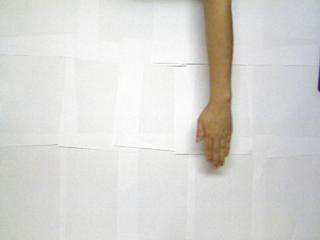
#> input picture frame 26 of sample1.avi, 320 x 240 px
$ python main.py   (older library calls are emulated)
#> lines starting #> are read from the running program, lines starting #| are printed output that depends on the picture; after the words box and inside, x2 and y2 are one past the last pixel; in counts of white or black regions, pixels touching at a corner belong together
### morfology.py
import cv2
import numpy as np

class Morfology:
    def __init__(self, is_debug):
        self.is_debug = is_debug

    def draw(self, name, image):
        if (self.is_debug):
            cv2.imshow(name, image)

    def binarize(self, image):
        blur = cv2.GaussianBlur(image, (5, 5), 0)
        rect, th1 = cv2.threshold(blur, 160, 255, cv2.THRESH_BINARY)
        cv2.imshow('Binary', th1)
        return th1

    def opening(self, img):
        img = self.binarize(img)
        kernel = np.ones((5, 5), np.uint8)
        return  cv2.morphologyEx(img, cv2.MORPH_OPEN, kernel)

    def closing(self, img):
        img = self.binarize(img)
        kernel = np.ones((5, 5), np.uint8)
        return  cv2.morphologyEx(img, cv2.MORPH_CLOSE, kernel)

    def erode(self, img):
        img = self.binarize(img)
        element = cv2.getStructuringElement(cv2.MORPH_CROSS, (3, 3))
        return cv2.erode(img, element, iterations=5)

    def dilate(self, img):
        img = self.binarize(img)
        element = cv2.getStructuringElement(cv2.MORPH_CROSS, (3, 3))
        return cv2.dilate(img, element, iterations=5)

    def hitnmiss(self, img):
        img = self.binarize(img)
        junction1 = np.array([[0, 1, 0], [-1, 1, 1], [-1, -1, 0]])
        r1 = cv2.morphologyEx(img, cv2.MORPH_HITMISS, junction1)
        cv2.imshow("Junction 1", r1)

        junction2 = np.array([[0, 1, 0], [1, 1, -1], [0, -1, -1]])
        r2 = cv2.morphologyEx(img, cv2.MORPH_HITMISS, junction2)
        cv2.imshow("Junction 2", r2)

        junction3 = np.array([[0, -1, -1], [1, 1, -1], [0, 1, 0]])
        r3 = cv2.morphologyEx(img, cv2.MORPH_HITMISS, junction3)
        cv2.imshow("Junction 3", r3)

        junction4 = np.array([[-1, -1, 0], [-1, 1, 1], [0, 1, 0]])
        r4 = cv2.morphologyEx(img, cv2.MORPH_HITMISS, junction4)
        cv2.imshow("Junction 4", r4)

        j12 = cv2.bitwise_or(r1, r2)
        j34 = cv2.bitwise_or(r3, r4)
        return cv2.bitwise_or(j12, j34)

    # [17 lines left out: function conex_hull_image, not called in this run]

    def flood(self, img):
        #img = self.binarize(img)
        mask = np.zeros((len(img)+2, len(img[0])+2),np.uint8)
        seed = (100, 100)
        cv2.floodFill(img, mask, seed, (255, 255, 255), 100, 100, cv2.FLOODFILL_FIXED_RANGE)
        return cv2.circle(img, seed, 2, (0, 0, 255), -1)

    def extract_boundry(self, img):
        gray = cv2.GaussianBlur(img, (5, 5), 0)

        thresh = self.binarize(gray)
        thresh = cv2.erode(thresh, None, iterations=2)
        thresh = cv2.dilate(thresh, None, iterations=2)

        result, contours, hierarchy = cv2.findContours(thresh, cv2.RETR_LIST, cv2.CHAIN_APPROX_NONE)

        cv2.drawContours(img, contours, -1, (0, 255, 0), 3)

        return img

    # [10 lines left out: function components_connected, not called in this run]

    def skeleton(self, img):
        blur = cv2.GaussianBlur(img, (5, 5), 0)
        rect, img = cv2.threshold(blur, 160, 255, cv2.THRESH_BINARY_INV)
        size = np.size(img)
        element = cv2.getStructuringElement(cv2.MORPH_CROSS, (3, 3))
        skel = np.zeros(img.shape, np.uint8)
        done = False

        while not done:
            eroded = cv2.erode(img, element)
            temp = cv2.dilate(eroded, element)
            temp = cv2.subtract(img, temp)
            skel = cv2.bitwise_or(skel, temp)
            img = eroded.copy()

            zeros = size - cv2.countNonZero(img)
            if zeros == size:
                done = True

        return skel

    def thinkness(self, img):
        bw = self.binarize(img)
        return cv2.bitwise_or(bw, self.hitnmiss(img))

    # [13 lines left out: function thinkness10, not called in this run]

    def thinning(self, img):
        bw = self.binarize(img)
        return cv2.bitwise_and(bw, cv2.bitwise_not(self.hitnmiss(img)))

    def thinning10(self, img):
        bw = self.binarize(img)
        res1 =  cv2.bitwise_and(bw, cv2.bitwise_not(self.hitnmiss(img)))
        res2 = cv2.bitwise_and(bw, res1)
        res3 = cv2.bitwise_and(bw, res2)
        res4 = cv2.bitwise_and(bw, res3)
        res5 = cv2.bitwise_and(bw, res4)
        res6 = cv2.bitwise_and(bw, res5)
        res7 = cv2.bitwise_and(bw, res6)
        res8 = cv2.bitwise_and(bw, res7)
        res9 = cv2.bitwise_and(bw, res8)
        res10 = cv2.bitwise_and(bw, res9)
        return cv2.bitwise_and(bw, res10)

    def top_hat(self, img):
        element = np.ones((5, 5), np.uint8)
        return cv2.morphologyEx(img, cv2.MORPH_TOPHAT, element)

    def black_hat(self, img):
        element = np.ones((5,5),np.uint8)
        return cv2.morphologyEx(img, cv2.MORPH_BLACKHAT, element)

    def gradient(self, img):
        element = np.ones((5,5),np.uint8)
        return cv2.morphologyEx(img, cv2.MORPH_GRADIENT, element)

### main.py
import numpy as np
import cv2
from morfology import Morfology
import time

DEBUG = False

face_cascade = cv2.CascadeClassifier('/usr/local/share/OpenCV/haarcascades/haarcascade_frontalface_default.xml')
eye_cascade = cv2.CascadeClassifier('/usr/local/share/OpenCV/haarcascades/haarcascade_eye.xml')

def findFace(gray):
    faces = face_cascade.detectMultiScale(gray, scaleFactor=1.1, minNeighbors=5, minSize=(30, 30))
    # bw = prepare(gray)
    # ret, bw = cv2.threshold(gray, 127, 255, 0)
    # result = m.flood(bw)

    for (x, y, w, h) in faces:
        gray = gray[y:y + w, x:x + h]
        gray = cv2.rectangle(gray, (x, y), (x + w, y + h), (255, 0, 0), 2)
        if len(gray) > 10:
            return gray


def init():
    #cap = cv2.VideoCapture(0)
    cap = cv2.VideoCapture('sample1.avi')
    m = Morfology(True)

    while (True):
        # Capture frame-by-frame
        ret, frame = cap.read()
#> frame is the input picture: shape (240, 320, 3); mean B, G, R 212, 214.7, 216.2

        #frame = cv2.imread('ch_ex.png')

        if frame is None:
            break

        # Our operations on the frame come here
        gray = cv2.cvtColor(frame, cv2.COLOR_BGR2GRAY)
        #gray = frame

        basicImage = gray.copy()
        basicOperations(basicImage)
#> in binarize, `rect, th1 = cv2.threshold(blur, 160, 255, cv2.THRESH_BINARY)`:
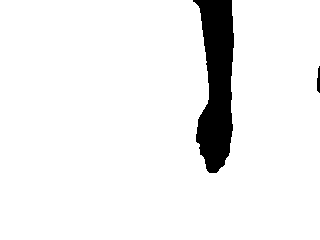
#> th1: shape (240, 320); 93.6% white; 2 black regions, box (x1, y1, x2, y2) and area: (193, 0, 234, 173) 4837, (317, 66, 320, 93) 64
#> in opening, `return  cv2.morphologyEx(img, cv2.MORPH_OPEN, kernel)`: returned value: shape (240, 320); 93.6% white; 2 black regions, box (x1, y1, x2, y2) and area: (193, 0, 234, 173) 4842, (317, 66, 320, 93) 64
#> in closing, `return  cv2.morphologyEx(img, cv2.MORPH_CLOSE, kernel)`: returned value: shape (240, 320); 93.7% white; 2 black regions, box (x1, y1, x2, y2) and area: (195, 0, 234, 173) 4829, (317, 78, 320, 91) 39
#> in erode, `return cv2.erode(img, element, iterations=5)`: returned value: shape (240, 320); 91.1% white; 2 black regions, box (x1, y1, x2, y2) and area: (188, 0, 239, 178) 6640, (312, 61, 320, 98) 229
#> in dilate, `return cv2.dilate(img, element, iterations=5)`: returned value: shape (240, 320); 96% white; 1 black region, box (x1, y1, x2, y2) and area: (198, 0, 229, 168) 3094
#> in hitnmiss, `r1 = cv2.morphologyEx(img, cv2.MORPH_HITMISS, junction1)`: r1: shape (240, 320); 0.01% white in thin lines or dots, all inside (x1, y1, x2, y2) = (0, 15, 234, 240)
#> in hitnmiss, `r2 = cv2.morphologyEx(img, cv2.MORPH_HITMISS, junction2)`: r2: shape (240, 320); 0.02% white in thin lines or dots, all inside (x1, y1, x2, y2) = (196, 62, 320, 240)
#> in hitnmiss, `r3 = cv2.morphologyEx(img, cv2.MORPH_HITMISS, junction3)`: r3: shape (240, 320); 0.04% white in thin lines or dots, all inside (x1, y1, x2, y2) = (192, 0, 320, 173)
#> in hitnmiss, `r4 = cv2.morphologyEx(img, cv2.MORPH_HITMISS, junction4)`: r4: shape (240, 320); 0.03% white in thin lines or dots, all inside (x1, y1, x2, y2) = (0, 0, 234, 173)
#> in hitnmiss, `j12 = cv2.bitwise_or(r1, r2)`: j12: shape (240, 320); 0.03% white in thin lines or dots
#> in hitnmiss, `j34 = cv2.bitwise_or(r3, r4)`: j34: shape (240, 320); 0.07% white in thin lines or dots, all inside (x1, y1, x2, y2) = (0, 0, 320, 173)
#> in hitnmiss, `return cv2.bitwise_or(j12, j34)`: returned value: shape (240, 320); 0.1% white in thin lines or dots

        # chImage = gray.copy()
        # convexHull = m.ch2(chImage)
        # cv2.imshow('ConvexHull', convexHull)

        tkImage = gray.copy()
        thinkness = m.thinkness(tkImage)
        cv2.imshow('Thinkness', thinkness)

        tnImage = gray.copy()
        thinning = m.thinning10(tnImage)
#> in thinning10, `res1 =  cv2.bitwise_and(bw, cv2.bitwise_not(self.hitnmiss(img)))`:
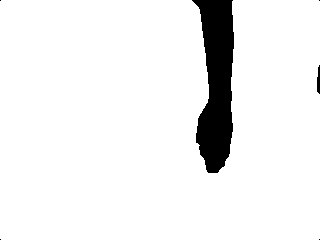
#> res1: shape (240, 320); 93.5% white; 6 black regions (4 under 20 px), largest, box (x1, y1, x2, y2) and area: (192, 0, 234, 173) 4906, (317, 65, 320, 94) 70
        cv2.imshow('Thinning', thinning)

        skImage = gray.copy()
        skeleton = m.skeleton(skImage)
#> in skeleton, `size = np.size(img)`: size = 76800
#> the loop in skeleton, `while not done:` made 20 passes
#> zeros on passes 1 to 12: 72282, 72658, 73020, 73364, 73706, 74045, 74381, 74714, 75044, 75372, 75691, 75969
#> pass 1, in skeleton, `eroded = cv2.erode(img, element)`:
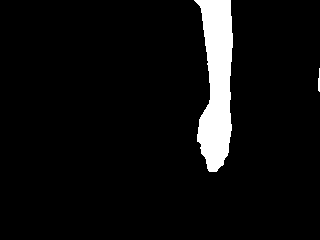
#> eroded: shape (240, 320); 5.9% white; 2 white regions, box (x1, y1, x2, y2) and area: (194, 0, 233, 172) 4481, (318, 68, 320, 92) 37
#> after the loop in skeleton, `while not done:`: eroded: shape (240, 320); every value is 0
#> after the loop in skeleton, `while not done:`:
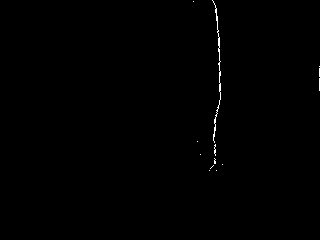
#> skel: shape (240, 320); 0.32% white in thin lines or dots, all inside (x1, y1, x2, y2) = (193, 0, 320, 171)
        cv2.imshow('Skeleton', skeleton)

        brImage = gray.copy()
        border = m.extract_boundry(brImage)
#> in binarize (call 10), `rect, th1 = cv2.threshold(blur, 160, 255, cv2.THRESH_BINARY)`: th1: shape (240, 320); 93.6% white; 2 black regions, box (x1, y1, x2, y2) and area: (193, 0, 234, 173) 4853, (317, 67, 320, 93) 64
#> in extract_boundry, `thresh = cv2.erode(thresh, None, iterations=2)`:
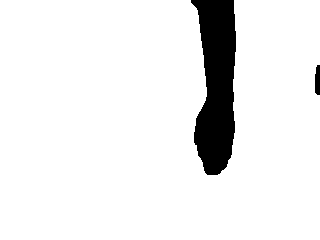
#> thresh: shape (240, 320); 92.4% white; 2 black regions, box (x1, y1, x2, y2) and area: (191, 0, 236, 175) 5705, (315, 65, 320, 95) 136
#> in extract_boundry, `thresh = cv2.dilate(thresh, None, iterations=2)`: thresh: shape (240, 320); 93.6% white; 2 black regions
#> in extract_boundry, `result, contours, hierarchy = cv2.findContours(thresh, cv2.RETR_LIST, ..`: contours = 1 contour; box (x1, y1, x2, y2) and area: (0, 0, 320, 240) 71164
#> in extract_boundry, `cv2.drawContours(img, contours, -1, (0, 255, 0), 3)`:
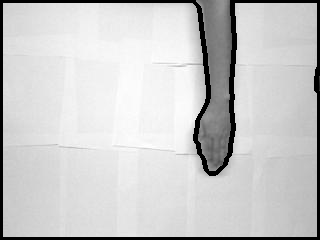
#> img: shape (240, 320); min 0, max 255, mean 202.5
        cv2.imshow('Border', border)

        flImage = gray.copy()
        flood = m.flood(flImage)
#> in flood, `mask = np.zeros((len(img)+2, len(img[0])+2),np.uint8)`: mask: shape (242, 322); every value is 0
        cv2.imshow('Flood', flood)

        thimage = gray.copy()
        top_hat = m.top_hat(thimage)
        cv2.imshow('Top_hat', top_hat)

        bhimage = gray.copy()
        black_hat = m.black_hat(bhimage)
        cv2.imshow('Blakc_hat', black_hat)

        gdimage = gray.copy()
        gradient = m.gradient(gdimage)
#> in gradient, `return cv2.morphologyEx(img, cv2.MORPH_GRADIENT, element)`:
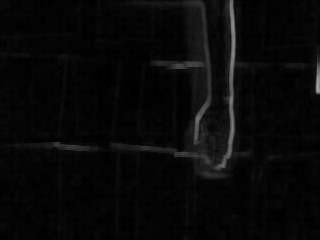
#> returned value: shape (240, 320); min 0, max 166, mean 8.2
        cv2.imshow('Gradient', gradient)


        time.sleep(0.5)

        if cv2.waitKey(1) & 0xFF == ord('q'):
#> (key q is pressed here)
            break

    # When everything done, release the capture
    cap.release()
    cv2.destroyAllWindows()

def basicOperations(img):
    m = Morfology(True)

    opened = m.opening(img)
    closed = m.closing(img)
    eroded = m.erode(img)
    dilated = m.dilate(img)
    hitnmiss = m.hitnmiss(img)

    cv2.imshow('Dilatation', dilated)
    cv2.imshow('Erosion', eroded)
    cv2.imshow('Closing', closed)
    cv2.imshow('Openning', opened)
    cv2.imshow('HitnMiss', hitnmiss)

init()

$ run again, starting later in the video
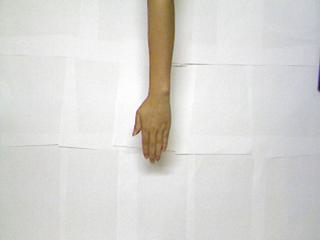
#> input picture frame 119 of sample1.avi, 320 x 240 px
#> in init, frame is the input picture: shape (240, 320, 3); mean B, G, R 211.9, 214.9, 216.4
#> in binarize, `rect, th1 = cv2.threshold(blur, 160, 255, cv2.THRESH_BINARY)`:
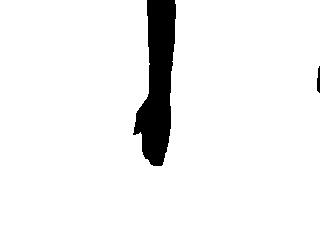
#> th1: shape (240, 320); 94.2% white; 2 black regions, box (x1, y1, x2, y2) and area: (133, 0, 176, 166) 4362, (317, 66, 320, 93) 64
#> r1: shape (240, 320); 0% white in thin lines or dots, all inside (x1, y1, x2, y2) = (0, 3, 176, 240)
#> r2: shape (240, 320); 0.03% white in thin lines or dots, all inside (x1, y1, x2, y2) = (133, 64, 320, 240)
#> r3: shape (240, 320); 0.02% white in thin lines or dots, all inside (x1, y1, x2, y2) = (141, 0, 320, 166)
#> r4: shape (240, 320); 0.02% white in thin lines or dots, all inside (x1, y1, x2, y2) = (0, 0, 176, 166)
#> j12: shape (240, 320); 0.03% white in thin lines or dots
#> j34: shape (240, 320); 0.05% white in thin lines or dots, all inside (x1, y1, x2, y2) = (0, 0, 320, 166)
#> res1: shape (240, 320); 94.2% white; 6 black regions (4 under 20 px), largest, box (x1, y1, x2, y2) and area: (133, 0, 176, 166) 4412, (317, 65, 320, 94) 70
#> size = 76800
#> the loop in skeleton, `while not done:` made 18 passes
#> zeros on passes 1 to 8: 72753, 73125, 73479, 73815, 74148, 74474, 74796, 75115
#> th1: shape (240, 320); 94.2% white; 2 black regions, box (x1, y1, x2, y2) and area: (134, 0, 176, 166) 4367, (317, 68, 320, 92) 62
#> contours = 1 contour; box (x1, y1, x2, y2) and area: (0, 0, 320, 240) 71651
#> mask: shape (242, 322); every value is 0
#> in gradient, `return cv2.morphologyEx(img, cv2.MORPH_GRADIENT, element)`:
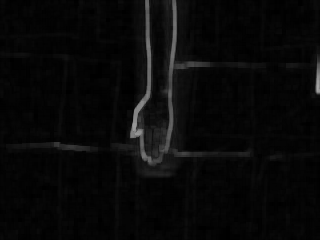
#> returned value: shape (240, 320); min 0, max 166, mean 8.7

$ run again, starting later in the video
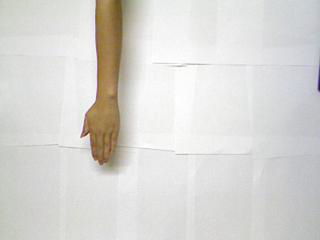
#> input picture frame 212 of sample1.avi, 320 x 240 px
#> in init, frame is the input picture: shape (240, 320, 3); mean B, G, R 211.8, 215, 216.6
#> in binarize, `rect, th1 = cv2.threshold(blur, 160, 255, cv2.THRESH_BINARY)`:
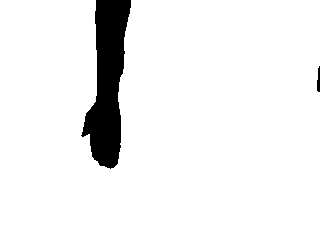
#> th1: shape (240, 320); 93.6% white; 2 black regions, box (x1, y1, x2, y2) and area: (81, 0, 131, 169) 4822, (317, 66, 320, 92) 61
#> r1: shape (240, 320); 0.01% white in thin lines or dots, all inside (x1, y1, x2, y2) = (0, 50, 125, 240)
#> r2: shape (240, 320); 0.03% white in thin lines or dots, all inside (x1, y1, x2, y2) = (81, 10, 320, 240)
#> r3: shape (240, 320); 0.02% white in thin lines or dots, all inside (x1, y1, x2, y2) = (81, 0, 320, 169)
#> r4: shape (240, 320); 0.04% white in thin lines or dots, all inside (x1, y1, x2, y2) = (0, 0, 132, 169)
#> j12: shape (240, 320); 0.04% white in thin lines or dots
#> j34: shape (240, 320); 0.06% white in thin lines or dots, all inside (x1, y1, x2, y2) = (0, 0, 320, 169)
#> res1: shape (240, 320); 93.5% white; 6 black regions (4 under 20 px), largest, box (x1, y1, x2, y2) and area: (81, 0, 132, 169) 4887, (317, 65, 320, 93) 66
#> size = 76800
#> the loop in skeleton, `while not done:` made 19 passes
#> zeros on passes 1 to 8: 72302, 72681, 73040, 73385, 73725, 74059, 74389, 74717
#> th1: shape (240, 320); 93.7% white; 2 black regions, box (x1, y1, x2, y2) and area: (82, 0, 131, 169) 4812, (317, 68, 320, 92) 60
#> contours = 1 contour; box (x1, y1, x2, y2) and area: (0, 0, 320, 240) 71203
#> mask: shape (242, 322); every value is 0
#> in gradient, `return cv2.morphologyEx(img, cv2.MORPH_GRADIENT, element)`:
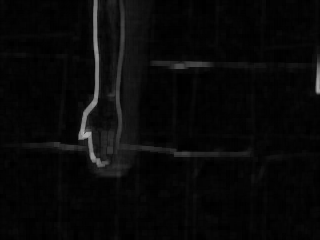
#> returned value: shape (240, 320); min 0, max 183, mean 8.7
